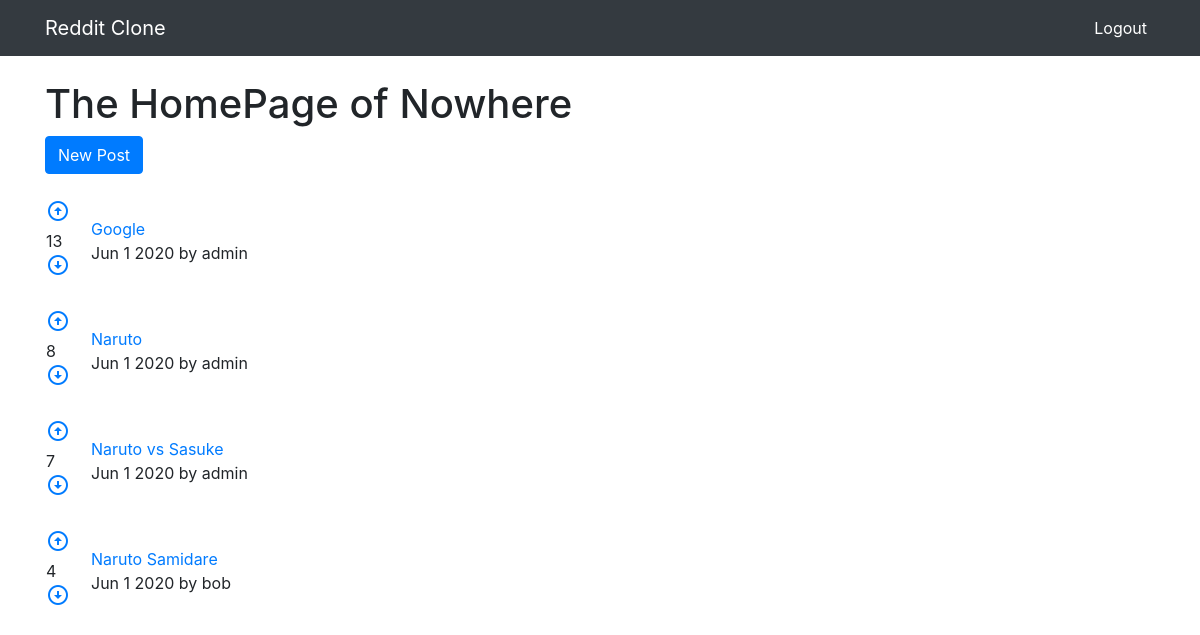
The app's page / (signed in) with its own data.
### posts/models.py (models this page shows)
class Post(models.Model):
	title = models.CharField(max_length = 250)
	url = models.TextField()
	pub_date = models.DateTimeField()
	author = models.ForeignKey(User, on_delete=models.CASCADE,)
	votes_total = models.IntegerField(default = 1)
	def pub_date_pretty(self):
		return self.pub_date.strftime('%b %e %Y')

### posts/views.py (the view)
# urls.py: 2. Add a URL to urlpatterns:  path('', views.home, name='home')
def home(request):
	posts = Post.objects.order_by('-votes_total')
	return render(request,'posts/home.html',{'posts':posts})

### posts/templates/posts/home.html (shortened to what this page needs)
{% extends 'base.html'%}
{% block content%}
<h1>The HomePage of Nowhere</h1>
<a class="btn btn-primary" href="{% url 'posts:create' %}">New Post</a>
<br/>
<br/>
{% for post in posts.all %}
<table>
	<tr>
		<td style="padding-right: 20px;">
			<a href="#" onclick="document.getElementById('upvote{{ post.id }}').submit()">
			<span class="material-icons">arrow_circle_up</span></a>
			<br/>
			{{post.votes_total}}
			<br/>
			<a href="#" onclick="document.getElementById('downvote{{ post.id }}').submit()">
			<span class="material-icons">arrow_circle_down</span></a>
		</td>
		<td>
			<a href="{{post.url}}">{{post.title}}</a>
			<br/>
			{{post.pub_date_pretty}} by {{post.author.username}}
		</td>
	</tr>
</table>
<br/>
{%endfor%}
{% endblock %}

### records on screen
Post: votes_total "13", title "Google", pub_date_pretty "Jun 1 2020", author.username "admin"
Post: votes_total "8", title "Naruto", pub_date_pretty "Jun 1 2020", author.username "admin"
Post: votes_total "7", title "Naruto vs Sasuke", pub_date_pretty "Jun 1 2020", author.username "admin"
Post: votes_total "4", title "Naruto Samidare", pub_date_pretty "Jun 1 2020", author.username "bob"
